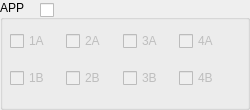
        <widget class="QGroupBox" name="groupBox_2">
         <property name="minimumSize">
          <size>
           <width>250</width>
           <height>110</height>
          </size>
         </property>
         <property name="maximumSize">
          <size>
           <width>250</width>
           <height>110</height>
          </size>
         </property>
         <property name="styleSheet">
          <string notr="true">font: 10pt &quot;MS Shell Dlg 2&quot;;</string>
         </property>
         <property name="title">
          <string>APP</string>
         </property>
         <widget class="QWidget" name="horizontalLayoutWidget">
          <property name="geometry">
           <rect>
            <x>10</x>
            <y>20</y>
            <width>219</width>
            <height>80</height>
           </rect>
          </property>
          <property name="styleSheet">
           <string notr="true">font: 10pt &quot;MS Shell Dlg 2&quot;;</string>
          </property>
          <layout class="QHBoxLayout" name="horizontalLayout_11">
           <item>
            <layout class="QVBoxLayout" name="verticalLayout_2">
             <item>
              <widget class="QCheckBox" name="checkBox_1A">
               <property name="enabled">
                <bool>false</bool>
               </property>
               <property name="styleSheet">
                <string notr="true">font: 10pt &quot;MS Shell Dlg 2&quot;;</string>
               </property>
               <property name="text">
                <string>1A</string>
               </property>
              </widget>
             </item>
             <item>
              <widget class="QCheckBox" name="checkBox_1B">
               <property name="enabled">
                <bool>false</bool>
               </property>
               <property name="styleSheet">
                <string notr="true">font: 10pt &quot;MS Shell Dlg 2&quot;;</string>
               </property>
               <property name="text">
                <string>1B</string>
               </property>
              </widget>
             </item>
            </layout>
           </item>
           <item>
            <layout class="QVBoxLayout" name="verticalLayout_3">
             <item>
              <widget class="QCheckBox" name="checkBox_2A">
               <property name="enabled">
                <bool>false</bool>
               </property>
               <property name="styleSheet">
                <string notr="true">font: 10pt &quot;MS Shell Dlg 2&quot;;</string>
               </property>
               <property name="text">
                <string>2A</string>
               </property>
              </widget>
             </item>
             <item>
              <widget class="QCheckBox" name="checkBox_2B">
               <property name="enabled">
                <bool>false</bool>
               </property>
               <property name="styleSheet">
                <string notr="true">font: 10pt &quot;MS Shell Dlg 2&quot;;</string>
               </property>
               <property name="text">
                <string>2B</string>
               </property>
              </widget>
             </item>
            </layout>
           </item>
           <item>
            <layout class="QVBoxLayout" name="verticalLayout_4">
             <item>
              <widget class="QCheckBox" name="checkBox_3A">
               <property name="enabled">
                <bool>false</bool>
               </property>
               <property name="styleSheet">
                <string notr="true">font: 10pt &quot;MS Shell Dlg 2&quot;;</string>
               </property>
               <property name="text">
                <string>3A</string>
               </property>
              </widget>
             </item>
             <item>
              <widget class="QCheckBox" name="checkBox_3B">
               <property name="enabled">
                <bool>false</bool>
               </property>
               <property name="styleSheet">
                <string notr="true">font: 10pt &quot;MS Shell Dlg 2&quot;;</string>
               </property>
               <property name="text">
                <string>3B</string>
               </property>
              </widget>
             </item>
            </layout>
           </item>
           <item>
            <layout class="QVBoxLayout" name="verticalLayout_5">
             <item>
              <widget class="QCheckBox" name="checkBox_4A">
               <property name="enabled">
                <bool>false</bool>
               </property>
               <property name="styleSheet">
                <string notr="true">font: 10pt &quot;MS Shell Dlg 2&quot;;</string>
               </property>
               <property name="text">
                <string>4A</string>
               </property>
              </widget>
             </item>
             <item>
              <widget class="QCheckBox" name="checkBox_4B">
               <property name="enabled">
                <bool>false</bool>
               </property>
               <property name="styleSheet">
                <string notr="true">font: 10pt &quot;MS Shell Dlg 2&quot;;</string>
               </property>
               <property name="text">
                <string>4B</string>
               </property>
              </widget>
             </item>
            </layout>
           </item>
          </layout>
         </widget>
         <widget class="QCheckBox" name="checkBox_APP">
          <property name="geometry">
           <rect>
            <x>40</x>
            <y>0</y>
            <width>60</width>
            <height>20</height>
           </rect>
          </property>
          <property name="styleSheet">
           <string notr="true">font: 10pt &quot;MS Shell Dlg 2&quot;;</string>
          </property>
          <property name="text">
           <string/>
          </property>
         </widget>
        </widget>
